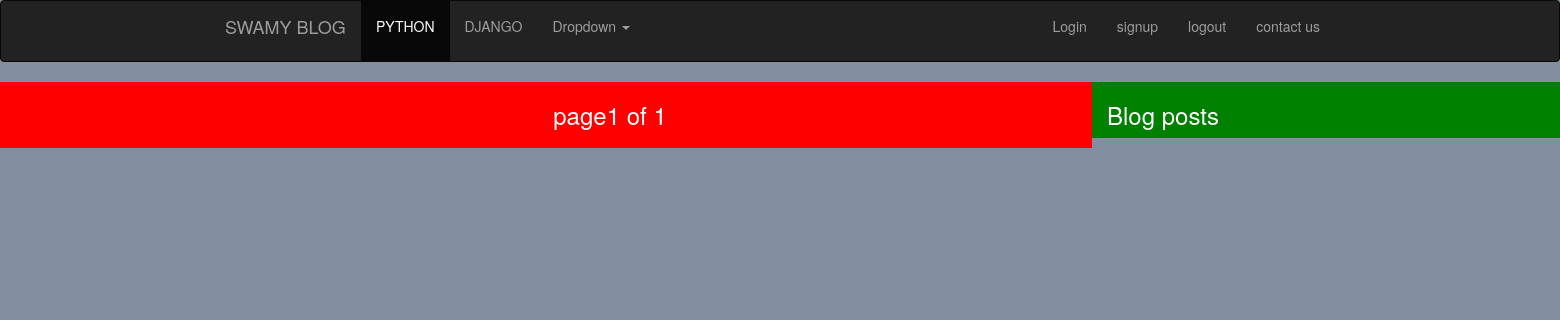
The page /blog/ on the database as committed earlier.
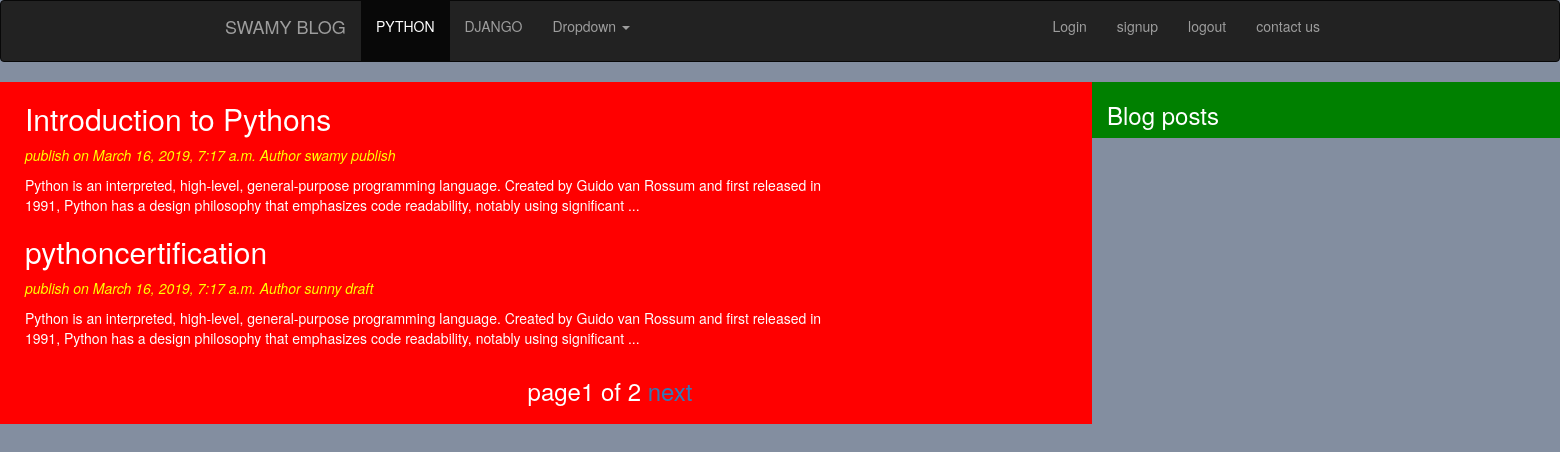
The same page on the database as committed later.
### blogapp/models.py (models this page shows, shortened)
class post(models.Model):
    status_choices=(('draft','Draft'),('publish','Publish'))
    title=models.CharField(max_length=256)
    slug=models.SlugField(max_length=256,unique_for_date='publish')
    author=models.ForeignKey(User,related_name='publish')
    body=models.TextField()
    publish=models.DateTimeField(default=timezone.now)
    created=models.DateTimeField(auto_now_add=True)
    updated=models.DateTimeField(auto_now=True)
    status=models.CharField(max_length=10,choices=status_choices,default='draft')
    class Meta:
        ordering=('-publish',)

### blogapp/views.py (the view)
# urls.py: url(r'^blog/', views.home_page_blog_view),
def home_page_blog_view(request):
    posts=post.objects.all()
    paginator=Paginator(posts,2)
    page_number=request.GET.get('page')
    try:
        posts=paginator.page(page_number)
    except PageNotAnInteger:
        posts=paginator.page(1)
    except EmptyPage:
        posts=paginator.page(paginator.num_pages)
    return render(request,'blogapp/blog.html',{'posts':posts})

### templates/blogapp/blog.html (shortened to what this page needs)
{%extends 'blogapp/base.html'%}
    {%block content_block%}
<div class="content">
<div class="container" >
    {%for postt in posts%}
    <a id="b" href="{{detail.get_obsolute_url}}"> <h2>{{postt.title}}</h2></a>
        <p id="y">publish on {{postt.publish}} Author  {{postt.author}}  {{postt.status}}  </p>
    <p id="c">{{postt.body}}</p>
    {%endfor%}
    <div class="container" align="center">
    <h3>{%include 'blogapp/pagination.html' with page=posts%}<h3>
</div>
</div>
</div>
<div class="sidebar">
    <div class="container ">
<h3>Blog posts</h3>
        </div>
</div>
    {%endblock%}

### templates/blogapp/base.html (shortened to what this page needs)
<!DOCTYPE html>
{%load staticfiles%}
<html lang="en">
<head>
<link rel="stylesheet" href="https://maxcdn.bootstrapcdn.com/bootstrap/3.3.7/css/bootstrap.min.css">
<link rel="stylesheet" href="{%static "css/ads.css"%}">
</head>
<body>
<nav class="navbar navbar-default navbar-inverse">
  <div class="container">
  <div class="container-fluid">
    <div class="navbar-header">
      <a class="navbar-brand" href="#">SWAMY BLOG</a>
    </div>
    <div class="collapse navbar-collapse" id="bs-example-navbar-collapse-1">
      <ul class="nav navbar-nav">
        <li class="active"><a href="/python"><p>PYTHON</p> <span class="sr-only">(current)</span></a></li>
        <li><a href="#">DJANGO</a></li>
        <li class="dropdown">
          <a href="#" class="dropdown-toggle" data-toggle="dropdown" role="button" aria-haspopup="true" aria-expanded="false">Dropdown <span class="caret"></span></a>
        </li>
      </ul>
      <ul class="nav navbar-nav navbar-right">
        <li><a href="/accounts/login">Login</a></li>
        <li><a href="/signup">signup</a></li>
        <li><a href="/accounts/logout">logout</a></li>
        <li><a href="#">contact us</a></li>
      </ul>
    </div>
  </div>
    </div>
</nav>
{%block content_block%}{%endblock%}
</body>
</html>

### templates/blogapp/pagination.html (shortened to what this page needs)
<div class="paginator">
    <span>page{{page.number}} of {{page.paginator.num_pages}}</span>
      {%if page.has_next%}
        <a href="?page={{page.next_page_number}}">next</a>
{%endif%}
</div>

### static/css/ads.css (style rules this page uses)
body { background:#838ea0; }
h2 { color:white; }
p { color:white; }
h3 { color:white; width:60%; }
.content { background:red; width:70%; float:left; padding:0 0 0 10px; text-align:80%; }
.sidebar { width:30%; float:right; background:green; text-align=center; }
#y { color:yellow; font-style:italic; }
#b { color:blue; }
#c { width:70% }

Rows that differ between the two databases and show on the page:
added post: title "Introduction to Pythons", publish "March 16, 2019, 7:17 a.m.", author "swamy", status "publish", body "Python is an interpreted, high-level, general-purpose programming language. Created by Guido van Rossum and first released in 1991, Python has a design philosophy that emphasizes code readability, notably using significant ..."
added post: title "pythoncertification", publish "March 16, 2019, 7:17 a.m.", author "sunny", status "draft", body "Python is an interpreted, high-level, general-purpose programming language. Created by Guido van Rossum and first released in 1991, Python has a design philosophy that emphasizes code readability, notably using significant ..."
Other text that changed with them:
{{ page.paginator.num_pages }}: "1" → "2"
text now shown: "next"
